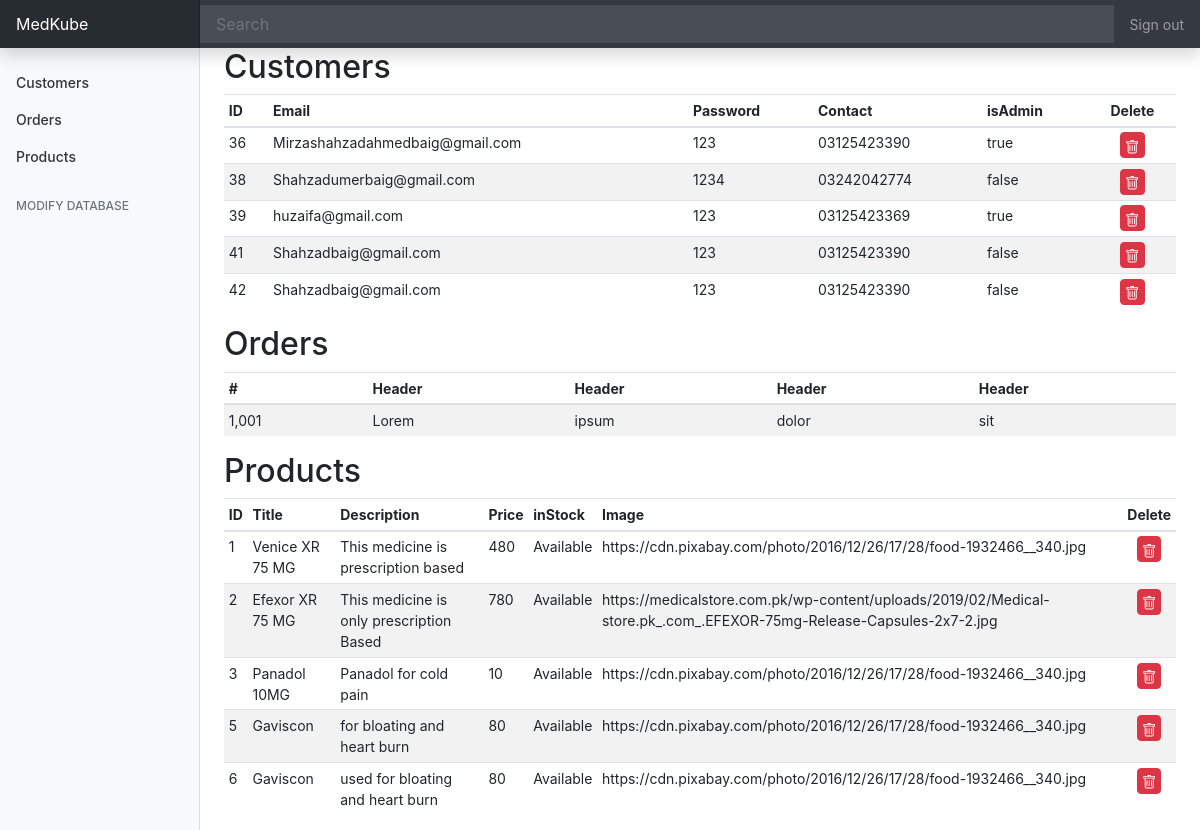
Page /dashboard.php on the committed database.
### tables this page shows
CREATE TABLE `users` (
  `ID` int(11) NOT NULL,
  `Email` varchar(255) NOT NULL,
  `Password` varchar(255) NOT NULL,
  `Contact` varchar(255) NOT NULL,
  `isAdmin` tinyint(1) NOT NULL
);

CREATE TABLE `products` (
  `ID` int(11) NOT NULL,
  `Title` varchar(255) NOT NULL,
  `Description` varchar(255) NOT NULL,
  `Price` int(11) NOT NULL,
  `inStock` tinyint(1) NOT NULL,
  `Image` varchar(255) NOT NULL
);

### dashboard.php (the view, shortened to what this page needs)
<!DOCTYPE html>
<html lang="en">
  <head>
    <link href="bootstrap/css/bootstrap.css" rel="stylesheet" />
    <link href="dashboard.css" rel="stylesheet" />
  </head>
  <body>
    <nav
      class="navbar navbar-dark sticky-top bg-dark flex-md-nowrap p-0 shadow"
    >
      <a class="navbar-brand col-md-3 col-lg-2 mr-0 px-3" href="#"
        >MedKube</a
      >
      <input
        class="form-control form-control-dark w-100"
        type="text"
        placeholder="Search"
        aria-label="Search"
      />
      <ul class="navbar-nav px-3">
        <li class="nav-item text-nowrap">
          <a class="nav-link" href="signin.php">Sign out</a>
        </li>
      </ul>
    </nav>
    <div class="container-fluid">
      <div class="row">
        <nav
          id="sidebarMenu"
          class="col-md-3 col-lg-2 d-md-block bg-light sidebar collapse"
        >
          <div class="sidebar-sticky pt-3">
            <ul class="nav flex-column">
              <li class="nav-item">
                <a class="nav-link" href="#customers">
                  Customers
                </a>
              </li>
              <li class="nav-item">
                <a class="nav-link" href="#orders">
                  Orders
                </a>
              </li>
              <li class="nav-item">
                <a class="nav-link" href="#products">
                  Products
                </a>
              </li>
            </ul>
            <h6 class="sidebar-heading d-flex justify-content-between align-items-center px-3 mt-4 mb-1 text-muted">
            <span>Modify Database</span>
            </h6>
          </div>
        </nav>
        <main role="main" class="col-md-9 ml-sm-auto col-lg-10 px-md-4">
          <h2 id="customers">Customers</h2>
          <div class="table-responsive">
            <table class="table table-striped table-sm">
              <thead>
                <tr>
                  <th>ID</th>
                  <th>Email</th>
                  <th>Password</th>
                  <th>Contact</th>
                  <th>isAdmin</th>
                  <th class="text-center">Delete</th>
                </tr>
              </thead>
              <tbody>
                <tr>
                  <?php
                      $servername = "localhost";
                      $username = "root";
                      $serverpass = "";
                      $dbname = "MedKube";
                      $conn = new mysqli($servername, $username, $serverpass, $dbname);
                      $sql = "SELECT * FROM users";
                      $result = $conn->query($sql);
                      if ($result->num_rows > 0) {
                        while($row = $result->fetch_assoc()) {
                          echo "<tr><td class=".$row["ID"].">".$row["ID"]."</td>
                          <td>".trim($row["Email"])."</td>
                          <td>".$row["Password"]."</td>
                          <td>".$row["Contact"]."</td>";
                          if($row["isAdmin"] == 1){
                            echo "<td>true</td>";}else {
                              echo "<td>false</td>";
                            }
                          echo "<td class='text-center'><button class='btn btn-danger px-1 py-0'>
                          <svg
                          width='0.9em'
                          height='0.9em'
                          viewBox='0 0 16 16'
                          class='bi bi-trash'
                          fill='currentColor'
                          xmlns='http://www.w3.org/2000/svg'
                        >
                          <path
                            d='M5.5 5.5A.5.5 0 0 1 6 6v6a.5.5 0 0 1-1 0V6a.5.5 0 0 1 .5-.5zm2.5 0a.5.5 0 0 1 .5.5v6a.5.5 0 0 1-1 0V6a.5.5 0 0 1 .5-.5zm3 .5a.5.5 0 0 0-1 0v6a.5.5 0 0 0 1 0V6z'
                          />
                          <path
                            fill-rule='evenodd'
                            d='M14.5 3a1 1 0 0 1-1 1H13v9a2 2 0 0 1-2 2H5a2 2 0 0 1-2-2V4h-.5a1 1 0 0 1-1-1V2a1 1 0 0 1 1-1H6a1 1 0 0 1 1-1h2a1 1 0 0 1 1 1h3.5a1 1 0 0 1 1 1v1zM4.118 4L4 4.059V13a1 1 0 0 0 1 1h6a1 1 0 0 0 1-1V4.059L11.882 4H4.118zM2.5 3V2h11v1h-11z'
                          />
                          </svg>
                        </button>
                        </td></tr>";
                        }
                      } else {
                        echo "0 results";
                      }
                  ?>
                </tr>
              </tbody>
            </table>
          </div>
          <h2 id="orders">Orders</h2>
          <div class="table-responsive">
            <table class="table table-striped table-sm">
              <thead>
                <tr>
                  <th>#</th>
                  <th>Header</th>
                  <th>Header</th>
                  <th>Header</th>
                  <th>Header</th>
                </tr>
              </thead>
              <tbody>
                <tr>
                  <td>1,001</td>
                  <td>Lorem</td>
                  <td>ipsum</td>
                  <td>dolor</td>
                  <td>sit</td>
                </tr>
              </tbody>
            </table>
          </div>
          <h2 id="products">Products</h2>
          <div class="table-responsive">
            <table class="table table-striped table-sm">
              <thead>
                <tr>
                  <th>ID</th>
                  <th>Title</th>
                  <th>Description</th>
                  <th>Price</th>
                  <th>inStock</th>
                  <th>Image</th>
                  <th class="text-center">Delete</th>
                </tr>
              </thead>
              <tbody>
                <tr>
                <?php
                      $servername = "localhost";
                      $username = "root";
                      $serverpass = "";
                      $dbname = "MedKube";
                      $conn = new mysqli($servername, $username, $serverpass, $dbname);
                      $sql = "SELECT * FROM products";
                      $result = $conn->query($sql);
                      if ($result->num_rows > 0) {
                        while($row = $result->fetch_assoc()) {
                          echo "<tr><td class=".$row["ID"].">".trim($row["ID"]," ")."</td>
                          <td>".$row["Title"]."</td>
                          <td>".$row["Description"]."</td>
                          <td>".$row["Price"]."</td>";
                          if($row["inStock"] == 1){
                            echo "<td>Available</td>";}else {
                              echo "<td>Out of Stock</td>";
                            }
                          echo "<td>".$row["Image"]."</td>";
                          echo "<td class='text-center'><button class='btn btn-danger px-1 py-0'>
                          <svg
                          width='0.9em'
                          height='0.9em'
                          viewBox='0 0 16 16'
                          class='bi bi-trash'
                          fill='currentColor'
                          xmlns='http://www.w3.org/2000/svg'
                        >
                          <path
                            d='M5.5 5.5A.5.5 0 0 1 6 6v6a.5.5 0 0 1-1 0V6a.5.5 0 0 1 .5-.5zm2.5 0a.5.5 0 0 1 .5.5v6a.5.5 0 0 1-1 0V6a.5.5 0 0 1 .5-.5zm3 .5a.5.5 0 0 0-1 0v6a.5.5 0 0 0 1 0V6z'
                          />
                          <path
                            fill-rule='evenodd'
                            d='M14.5 3a1 1 0 0 1-1 1H13v9a2 2 0 0 1-2 2H5a2 2 0 0 1-2-2V4h-.5a1 1 0 0 1-1-1V2a1 1 0 0 1 1-1H6a1 1 0 0 1 1-1h2a1 1 0 0 1 1 1h3.5a1 1 0 0 1 1 1v1zM4.118 4L4 4.059V13a1 1 0 0 0 1 1h6a1 1 0 0 0 1-1V4.059L11.882 4H4.118zM2.5 3V2h11v1h-11z'
                          />
                          </svg>
                        </button>
                        </td></tr>";
                        }
                      } else {
                        echo "0 results";
                      }
                  ?>
                </tr>
              </tbody>
            </table>
          </div>
        </main>
      </div>
    </div>
  </body>
</html>

### dashboard.css (style rules this page uses)
html { scroll-behavior: smooth; }
body { font-size: 0.875rem; }
.sidebar { position: fixed; top: 0; bottom: 0; left: 0; z-index: 100; padding: 48px 0 0; box-shadow: inset -1px 0 0 rgba(0, 0, 0, 0.1); }
.sidebar-sticky { position: relative; top: 0; height: calc(100vh - 48px); padding-top: 0.5rem; overflow-x: hidden; overflow-y: auto; }
.sidebar .nav-link { font-weight: 500; color: #333; }
.sidebar-heading { font-size: 0.75rem; text-transform: uppercase; }
.navbar-brand { padding-top: 0.75rem; padding-bottom: 0.75rem; font-size: 1rem; background-color: rgba(0, 0, 0, 0.25); box-shadow: inset -1px 0 0 rgba(0, 0, 0, 0.25); }
.navbar .form-control { padding: 0.75rem 1rem; border-width: 0; border-radius: 0; }
.form-control-dark { color: #fff; background-color: rgba(255, 255, 255, 0.1); border-color: rgba(255, 255, 255, 0.1); }

### rows in the picture
users: ID "36", Email "Mirzashahzadahmedbaig@gmail.com", Password "123", Contact "03125423390", isAdmin "true"
users: ID "38", Email "Shahzadumerbaig@gmail.com", Password "1234", Contact "03242042774", isAdmin "false"
users: ID "39", Email "huzaifa@gmail.com", Password "123", Contact "03125423369", isAdmin "true"
users: ID "41", Email "Shahzadbaig@gmail.com", Password "123", Contact "03125423390", isAdmin "false"
users: ID "42", Email "Shahzadbaig@gmail.com", Password "123", Contact "03125423390", isAdmin "false"
products: ID "1", Title "Venice XR 75 MG", Description "This medicine is prescription based", Price "480", inStock "Available", Image "https://cdn.pixabay.com/photo/2016/12/26/17/28/food-1932466__340.jpg"
products: ID "2", Title "Efexor XR 75 MG", Description "This medicine is only prescription Based", Price "780", inStock "Available", Image "https://medicalstore.com.pk/wp-content/uploads/2019/02/Medical-store.pk_.com_.EFEXOR-75mg-Release-Capsules-2x7-2.jpg"
products: ID "3", Title "Panadol 10MG", Description "Panadol for cold pain", Price "10", inStock "Available", Image "https://cdn.pixabay.com/photo/2016/12/26/17/28/food-1932466__340.jpg"
products: ID "5", Title "Gaviscon", Description "for bloating and heart burn", Price "80", inStock "Available", Image "https://cdn.pixabay.com/photo/2016/12/26/17/28/food-1932466__340.jpg"
products: ID "6", Title "Gaviscon", Description "used for bloating and heart burn", Price "80", inStock "Available", Image "https://cdn.pixabay.com/photo/2016/12/26/17/28/food-1932466__340.jpg"
